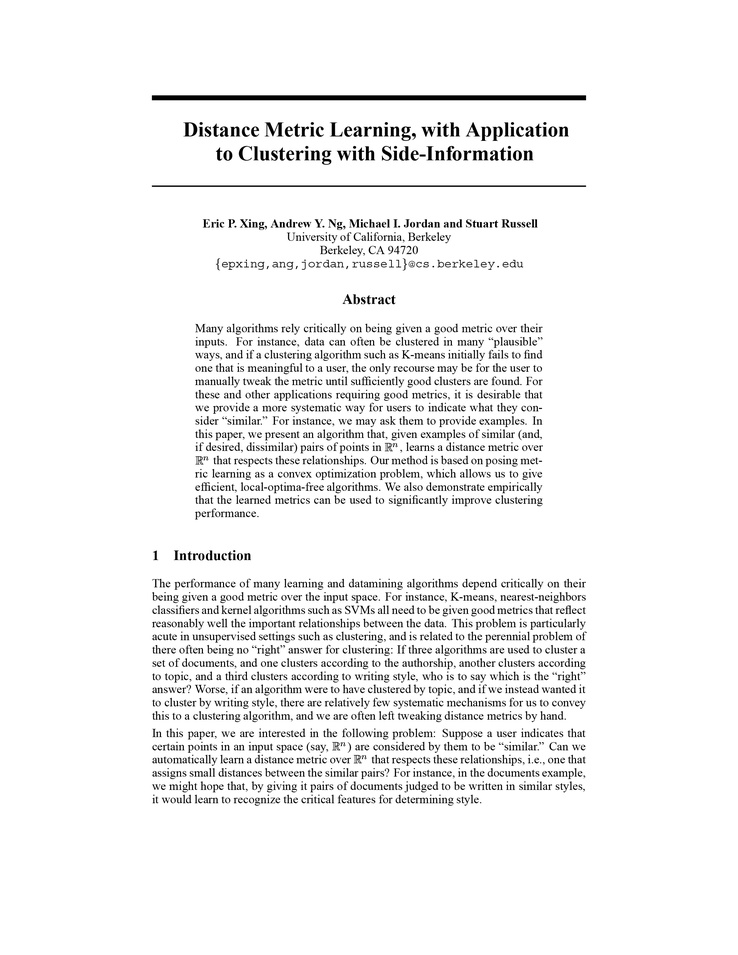
#> input picture Text Line Extraction/DC/DC1/DC1.1/AA03-1.jpg, 738 x 955 px, shrunk from 2164 x 2800 before the run
$ python histogram.py
#> lines starting #> are read from the running program, lines starting #| are printed output that depends on the picture; after the words box and inside, x2 and y2 are one past the last pixel; in counts of white or black regions, pixels touching at a corner belong together
from PIL import Image

original = Image.open("DC/DC1/DC1.1/AA03-1.jpg")
#> original is the input picture: PIL image 738x955 RGB; min 0, max 255, mean 242.6
im = original.convert("1")
#> im: PIL image 738x955 1; 95.1% white; black in thin lines or dots, all inside (x1, y1, x2, y2) = (152, 95, 587, 806)

def histogram(image):
    pic = image.load()
    whitelines = []
    black = 0
    for y in range(0, image.size[1]):
        for x in range(0, image.size[0]):
            if pic[x,y] == 0:
                black += 1
        whitelines.append(black)
        black = 0
    return whitelines

def paintLines(image, lines):
    rgb_img = image.convert("RGB")
    pic = rgb_img.load()
    position = 0
    blackline = False
    for l in lines:
        if l == 0 and blackline:
            for x in range(0, image.size[0]):
                pic[x,position] = (255,40,36)
            blackline = False
        else:
            for x in range(0, image.size[0]):
                if pic[x,position] == (0,0,0):
                    blackline = True
                    break
        position += 1
    return rgb_img

hist = histogram(im)
#> hist = 955 values, max 434 at index 96, min 0 at index 0, mean 36.25
image_lines = paintLines(im, hist)
#> after the loop in paintLines, `for l in lines:`: position = 955
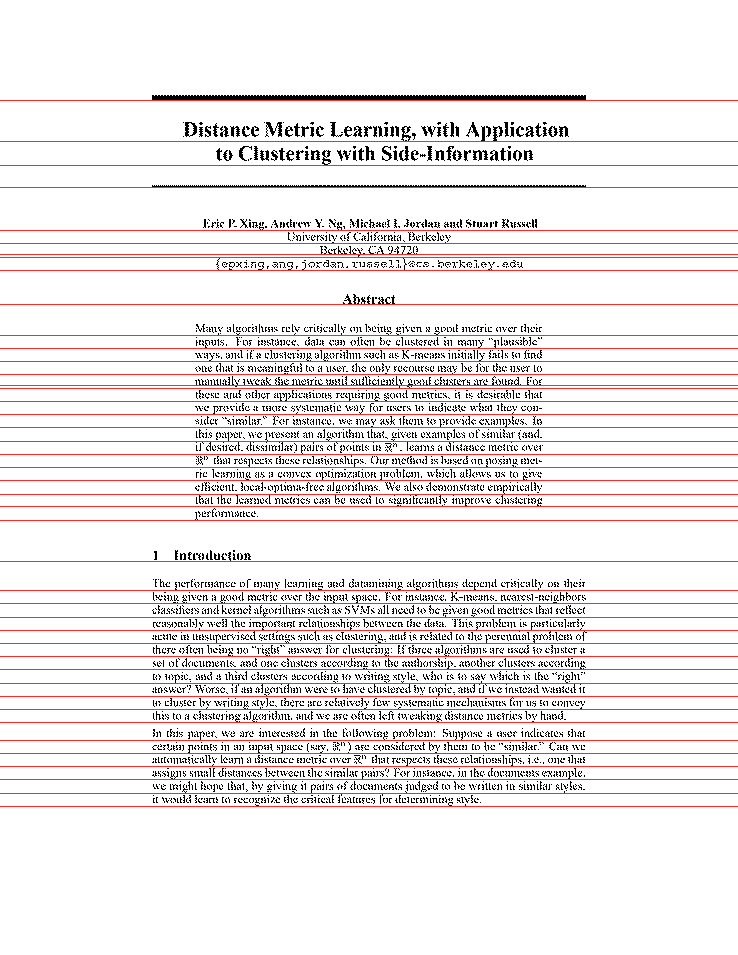
#> image_lines: PIL image 738x955 RGB; mean R, G, B 242.5, 232.6, 232.4
image_lines.save("histo_pic.png")

$ run again, with Text Line Extraction/DC/DC1/DC1.1/3243a181-1.jpg copied over Text Line Extraction/DC/DC1/DC1.1/AA03-1.jpg
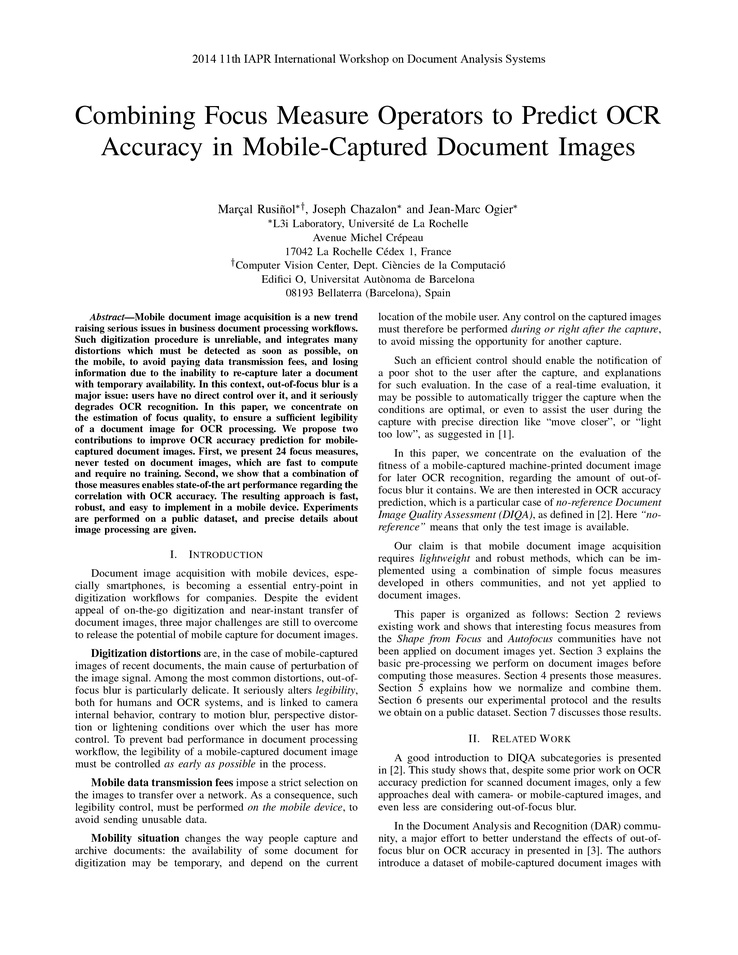
#> input picture Text Line Extraction/DC/DC1/DC1.1/3243a181-1.jpg, 738 x 955 px, shrunk from 2164 x 2800 before the run
#> original is the input picture: PIL image 738x955 RGB; min 0, max 255, mean 235.7
#> im: PIL image 738x955 1; 92.4% white; black in thin lines or dots, all inside (x1, y1, x2, y2) = (75, 54, 661, 869)
#> hist = 955 values, max 265 at index 154, min 0 at index 0, mean 56.01
#> the loop in paintLines, `for l in lines:` made 955 passes
#> l on passes 2 to 4: 0, 0, 0
#> after the loop in paintLines, `for l in lines:`: position = 955
#> `image_lines = paintLines(im, hist)`:
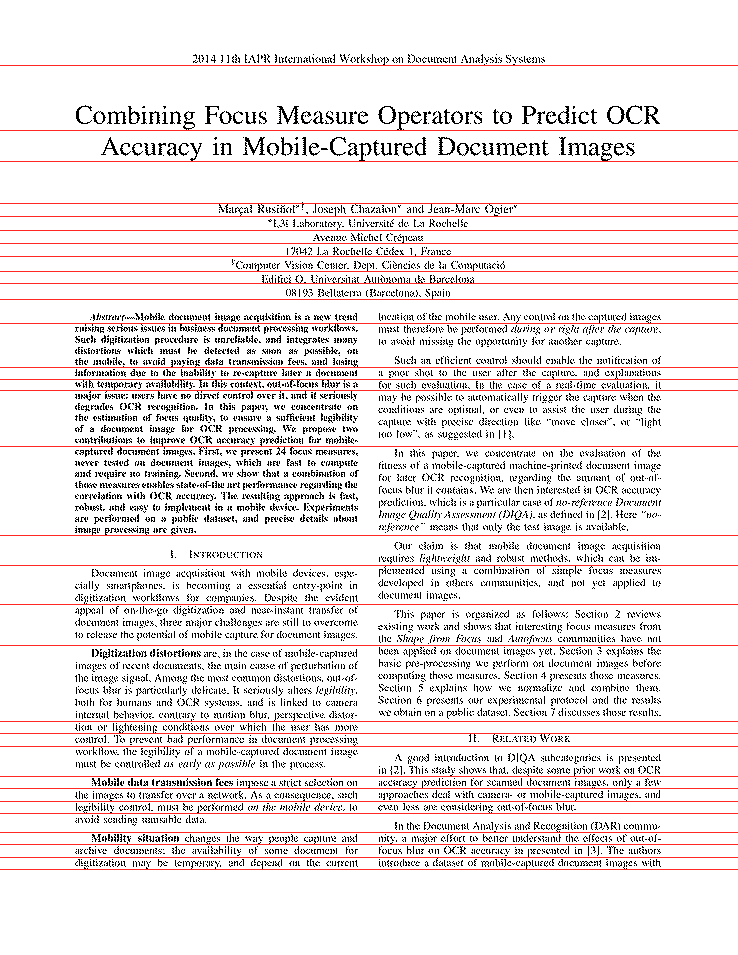
#> image_lines: PIL image 738x955 RGB; mean R, G, B 235.6, 228.7, 228.5
